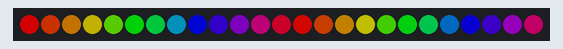
Recording of a sketch running on a simulated ESP32-S3. On the bench: 25 RGB LEDs in strip order, left to right. Dim RGB values are drawn brighter than linear; WiFi joins after 1.5 s; servers stay silent unless stated; I2S audio is not simulated (input reads silence); what the sketch prints to the serial monitor is not drawn.

Above: at 1.85 s.
At 6.35 s:
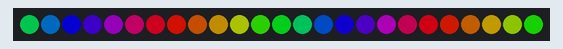
At 10.55 s:
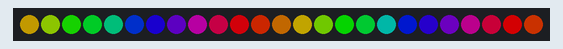
At 19.85 s:
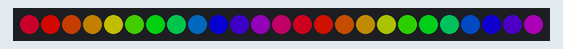
At 28.55 s:
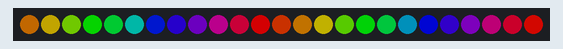
At 39.35 s:
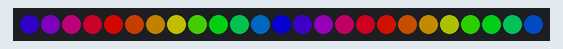

The sketch:

ESP32-S3_INMP441_WebSocket_Client-LEDS.ino
```cpp
/////////////////////////////////////////////////////////////////
/*
  Broadcasting Your Voice with ESP32-S3 & INMP441
  For More Information: https://youtu.be/qq2FRv0lCPw
  Created by Eric N. (ThatProject)
*/
/////////////////////////////////////////////////////////////////

/*
- Device
ESP32-S3 DevKit-C
https://docs.espressif.com/projects/esp-idf/en/latest/esp32s3/hw-reference/esp32s3/user-guide-devkitc-1.html

- Required Library
Arduino ESP32: 2.0.9

Arduino Websockets: 0.5.3
https://github.com/gilmaimon/ArduinoWebsockets
*/

#include <FastLED.h>
// Information about the LED strip itself
#define LED_PIN 4
#define NUM_LEDS 25
#define CHIPSET WS2811
#define COLOR_ORDER GRB
CRGB leds[NUM_LEDS];
#define BRIGHTNESS 128


#include <driver/i2s.h>
#include <WiFi.h>
#include <ArduinoWebsockets.h>


#define I2S_SD 2
#define I2S_WS 15
#define I2S_SCK 14
#define I2S_PORT I2S_NUM_0

#define bufferCnt 10
#define bufferLen 1024
int16_t sBuffer[bufferLen];

const char* ssid = "Freebox-A5E322";
const char* password = "separes7-feminin-plagiariis-divinat";
const char* websocket_server_host =  "192.168.1.185";


// const char* ssid = "HackerSpace";
// const char* password = "teamhackers";
// const char* websocket_server_host = "192.168.0.102";

const uint16_t websocket_server_port = 8888;  // <WEBSOCKET_SERVER_PORT>

using namespace websockets;
WebsocketsClient client;
bool isWebSocketConnected;

TaskHandle_t micStream;
int mic_streaming = 0;

void (*LED_function)() = &LED_listen;


void onEventsCallback(WebsocketsEvent event, String data) {
  if (event == WebsocketsEvent::ConnectionOpened) {
    Serial.println("Connnection Opened");
    isWebSocketConnected = true;
  } else if (event == WebsocketsEvent::ConnectionClosed) {
    Serial.println("Connnection Closed");
    isWebSocketConnected = false;
  } else if (event == WebsocketsEvent::GotPing) {
    Serial.println("Got a Ping!");
  } else if (event == WebsocketsEvent::GotPong) {
    Serial.println("Got a Pong!");
  }
}

void onMessageCallback(WebsocketsMessage msg) {
  Serial.print("Got message: ");
  Serial.println(msg.data());

  if(mic_streaming == 1) {
    mic_streaming = 0 ;
    LED_function = &LED_asleep;
  } else {
    mic_streaming = 1;
    LED_function = &LED_listen;
  }

  Serial.print("current value of mic_streaming == ");
  Serial.println(mic_streaming);
}

void i2s_install() {
  // Set up I2S Processor configuration
  const i2s_config_t i2s_config = {
    .mode = i2s_mode_t(I2S_MODE_MASTER | I2S_MODE_RX),
   // .sample_rate = 44100,
    .sample_rate = 16000,
    .bits_per_sample = i2s_bits_per_sample_t(16),
    .channel_format = I2S_CHANNEL_FMT_ONLY_LEFT,
    .communication_format = i2s_comm_format_t(I2S_COMM_FORMAT_STAND_I2S),
    .intr_alloc_flags = 0,
    .dma_buf_count = bufferCnt,
    .dma_buf_len = bufferLen,
    .use_apll = false
  };

  i2s_driver_install(I2S_PORT, &i2s_config, 0, NULL);
}

void i2s_setpin() {
  // Set I2S pin configuration
  const i2s_pin_config_t pin_config = {
    .bck_io_num = I2S_SCK,
    .ws_io_num = I2S_WS,
    .data_out_num = -1,
    .data_in_num = I2S_SD
  };

  i2s_set_pin(I2S_PORT, &pin_config);
}


void setup_LEDs() {
   // It's important to set the color correction for your LED strip here,
  // so that colors can be more accurately rendered through the 'temperature' profiles
  FastLED.addLeds<CHIPSET, LED_PIN, COLOR_ORDER>(leds, NUM_LEDS).setCorrection(TypicalSMD5050);
  FastLED.setBrightness(BRIGHTNESS);
  #define TEMPERATURE_1 Tungsten100W
  #define TEMPERATURE_2 OvercastSky
  // How many seconds to show each temperature before switching
  #define DISPLAYTIME 1
// How many seconds to show black between switches
  #define BLACKTIME 0

}

void setup() {
  Serial.begin(115200);

  setup_LEDs();
  connectWiFi();
  connectWSServer();
  xTaskCreatePinnedToCore(micTask, "micTask", 10000, NULL, 1, NULL, 1);
}


void LED_listen() {
    // draw a generic, no-name rainbow
  static uint8_t starthue = 0;
  fill_rainbow(leds, NUM_LEDS, --starthue, 20);
}


void LED_asleep() {

  static uint8_t hue = 0;

    // First slide the led in one direction
    for(int i = 0; i < NUM_LEDS; i++) {
        // Set the i'th led to red
        leds[i] = CHSV(hue++, 255, 255);
        // Show the leds
        FastLED.show();
        // now that we've shown the leds, reset the i'th led to black
        // leds[i] = CRGB::Black;
        fadeall();
        // Wait a little bit before we loop around and do it again
        delay(10);
    }

    // Now go in the other direction.
    for(int i = (NUM_LEDS)-1; i >= 0; i--) {
        // Set the i'th led to red
        leds[i] = CHSV(hue++, 255, 255);
        // Show the leds
        FastLED.show();
        // now that we've shown the leds, reset the i'th led to black
        // leds[i] = CRGB::Black;
        fadeall();
        // Wait a little bit before we loop around and do it again
        delay(10);
    }

}
void fadeall() { for(int i = 0; i < NUM_LEDS; i++) { leds[i].nscale8(250); } }


void LED_speak() {

}

void loop() {

  // static uint8_t starthue = 0;
  // fill_rainbow(leds, NUM_LEDS, --starthue, 20);
  LED_listen();

  FastLED.show();
  FastLED.delay(1);

  client.poll();


}


void connectWiFi() {
  WiFi.begin(ssid, password);

  while (WiFi.status() != WL_CONNECTED) {
    delay(500);
    Serial.print(".");
  }
  Serial.println("");
  Serial.println("WiFi connected");
}

void connectWSServer() {
  client.onEvent(onEventsCallback);
  client.onMessage(onMessageCallback);

  while (!client.connect(websocket_server_host, websocket_server_port, "/")) {
    delay(500);
    Serial.print(".");
  }
  Serial.println("Websocket Connected!");
}


void micTask(void* parameter) {

  i2s_install();
  i2s_setpin();
  i2s_start(I2S_PORT);

  size_t bytesIn = 0;

  while (1) {

    // if(mic_streaming == 1) {
     if(true) {

          esp_err_t result = i2s_read(I2S_PORT, &sBuffer, bufferLen, &bytesIn, portMAX_DELAY);
          if (result == ESP_OK && isWebSocketConnected) {
            client.sendBinary((const char*)sBuffer, bytesIn);
          }
    }
    else {
      // Serial.print("x");
    }

  }
}
```
